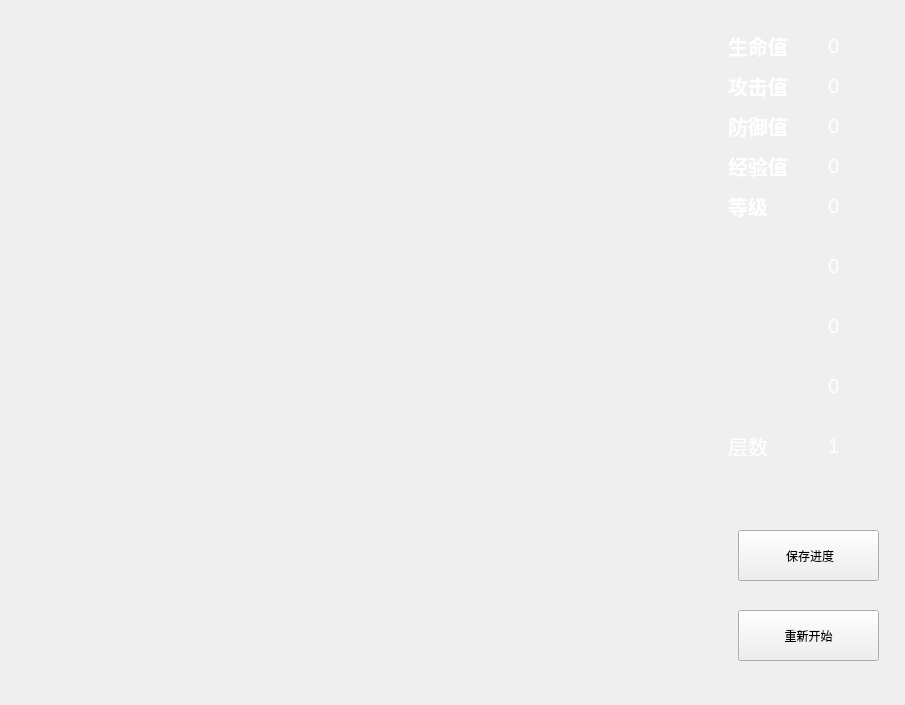
<?xml version="1.0" encoding="UTF-8"?>
<ui version="4.0">
 <class>MainWindow</class>
 <widget class="QMainWindow" name="MainWindow">
  <property name="geometry">
   <rect>
    <x>0</x>
    <y>0</y>
    <width>905</width>
    <height>705</height>
   </rect>
  </property>
  <property name="windowTitle">
   <string>Magic Tower</string>
  </property>
  <widget class="QWidget" name="centralWidget">
   <property name="autoFillBackground">
    <bool>true</bool>
   </property>
   <widget class="QWidget" name="StateWidget" native="true">
    <property name="geometry">
     <rect>
      <x>708</x>
      <y>0</y>
      <width>198</width>
      <height>705</height>
     </rect>
    </property>
    <widget class="QPushButton" name="SaveButton">
     <property name="geometry">
      <rect>
       <x>30</x>
       <y>530</y>
       <width>141</width>
       <height>51</height>
      </rect>
     </property>
     <property name="focusPolicy">
      <enum>Qt::NoFocus</enum>
     </property>
     <property name="text">
      <string> 保存进度</string>
     </property>
    </widget>
    <widget class="QPushButton" name="ResetButton">
     <property name="geometry">
      <rect>
       <x>30</x>
       <y>610</y>
       <width>141</width>
       <height>51</height>
      </rect>
     </property>
     <property name="focusPolicy">
      <enum>Qt::NoFocus</enum>
     </property>
     <property name="text">
      <string>重新开始</string>
     </property>
    </widget>
    <widget class="QLabel" name="Hp_label_Index">
     <property name="geometry">
      <rect>
       <x>20</x>
       <y>30</y>
       <width>61</width>
       <height>31</height>
      </rect>
     </property>
     <property name="palette">
      <palette>
       <active>
        <colorrole role="WindowText">
         <brush brushstyle="SolidPattern">
          <color alpha="255">
           <red>255</red>
           <green>255</green>
           <blue>255</blue>
          </color>
         </brush>
        </colorrole>
       </active>
       <inactive>
        <colorrole role="WindowText">
         <brush brushstyle="SolidPattern">
          <color alpha="255">
           <red>255</red>
           <green>255</green>
           <blue>255</blue>
          </color>
         </brush>
        </colorrole>
       </inactive>
       <disabled>
        <colorrole role="WindowText">
         <brush brushstyle="SolidPattern">
          <color alpha="255">
           <red>106</red>
           <green>104</green>
           <blue>100</blue>
          </color>
         </brush>
        </colorrole>
       </disabled>
      </palette>
     </property>
     <property name="font">
      <font>
       <family>黑体</family>
       <pointsize>15</pointsize>
       <weight>75</weight>
       <bold>true</bold>
      </font>
     </property>
     <property name="text">
      <string>生命值</string>
     </property>
    </widget>
    <widget class="QLabel" name="Hp_label">
     <property name="geometry">
      <rect>
       <x>120</x>
       <y>30</y>
       <width>61</width>
       <height>31</height>
      </rect>
     </property>
     <property name="palette">
      <palette>
       <active>
        <colorrole role="WindowText">
         <brush brushstyle="SolidPattern">
          <color alpha="255">
           <red>255</red>
           <green>255</green>
           <blue>255</blue>
          </color>
         </brush>
        </colorrole>
       </active>
       <inactive>
        <colorrole role="WindowText">
         <brush brushstyle="SolidPattern">
          <color alpha="255">
           <red>255</red>
           <green>255</green>
           <blue>255</blue>
          </color>
         </brush>
        </colorrole>
       </inactive>
       <disabled>
        <colorrole role="WindowText">
         <brush brushstyle="SolidPattern">
          <color alpha="255">
           <red>106</red>
           <green>104</green>
           <blue>100</blue>
          </color>
         </brush>
        </colorrole>
       </disabled>
      </palette>
     </property>
     <property name="font">
      <font>
       <pointsize>15</pointsize>
      </font>
     </property>
     <property name="text">
      <string>0</string>
     </property>
    </widget>
    <widget class="QLabel" name="Defense_label_Index">
     <property name="geometry">
      <rect>
       <x>20</x>
       <y>110</y>
       <width>61</width>
       <height>31</height>
      </rect>
     </property>
     <property name="palette">
      <palette>
       <active>
        <colorrole role="WindowText">
         <brush brushstyle="SolidPattern">
          <color alpha="255">
           <red>255</red>
           <green>255</green>
           <blue>255</blue>
          </color>
         </brush>
        </colorrole>
       </active>
       <inactive>
        <colorrole role="WindowText">
         <brush brushstyle="SolidPattern">
          <color alpha="255">
           <red>255</red>
           <green>255</green>
           <blue>255</blue>
          </color>
         </brush>
        </colorrole>
       </inactive>
       <disabled>
        <colorrole role="WindowText">
         <brush brushstyle="SolidPattern">
          <color alpha="255">
           <red>106</red>
           <green>104</green>
           <blue>100</blue>
          </color>
         </brush>
        </colorrole>
       </disabled>
      </palette>
     </property>
     <property name="font">
      <font>
       <family>黑体</family>
       <pointsize>15</pointsize>
       <weight>75</weight>
       <bold>true</bold>
      </font>
     </property>
     <property name="text">
      <string>防御值</string>
     </property>
    </widget>
    <widget class="QLabel" name="Defense_label">
     <property name="geometry">
      <rect>
       <x>120</x>
       <y>110</y>
       <width>61</width>
       <height>31</height>
      </rect>
     </property>
     <property name="palette">
      <palette>
       <active>
        <colorrole role="WindowText">
         <brush brushstyle="SolidPattern">
          <color alpha="255">
           <red>255</red>
           <green>255</green>
           <blue>255</blue>
          </color>
         </brush>
        </colorrole>
       </active>
       <inactive>
        <colorrole role="WindowText">
         <brush brushstyle="SolidPattern">
          <color alpha="255">
           <red>255</red>
           <green>255</green>
           <blue>255</blue>
          </color>
         </brush>
        </colorrole>
       </inactive>
       <disabled>
        <colorrole role="WindowText">
         <brush brushstyle="SolidPattern">
          <color alpha="255">
           <red>106</red>
           <green>104</green>
           <blue>100</blue>
          </color>
         </brush>
        </colorrole>
       </disabled>
      </palette>
     </property>
     <property name="font">
      <font>
       <pointsize>15</pointsize>
      </font>
     </property>
     <property name="text">
      <string>0</string>
     </property>
    </widget>
    <widget class="QLabel" name="Attack_label_Index">
     <property name="geometry">
      <rect>
       <x>20</x>
       <y>70</y>
       <width>61</width>
       <height>31</height>
      </rect>
     </property>
     <property name="palette">
      <palette>
       <active>
        <colorrole role="WindowText">
         <brush brushstyle="SolidPattern">
          <color alpha="255">
           <red>255</red>
           <green>255</green>
           <blue>255</blue>
          </color>
         </brush>
        </colorrole>
       </active>
       <inactive>
        <colorrole role="WindowText">
         <brush brushstyle="SolidPattern">
          <color alpha="255">
           <red>255</red>
           <green>255</green>
           <blue>255</blue>
          </color>
         </brush>
        </colorrole>
       </inactive>
       <disabled>
        <colorrole role="WindowText">
         <brush brushstyle="SolidPattern">
          <color alpha="255">
           <red>106</red>
           <green>104</green>
           <blue>100</blue>
          </color>
         </brush>
        </colorrole>
       </disabled>
      </palette>
     </property>
     <property name="font">
      <font>
       <family>黑体</family>
       <pointsize>15</pointsize>
       <weight>75</weight>
       <bold>true</bold>
      </font>
     </property>
     <property name="text">
      <string>攻击值</string>
     </property>
    </widget>
    <widget class="QLabel" name="Attack_label">
     <property name="geometry">
      <rect>
       <x>120</x>
       <y>70</y>
       <width>61</width>
       <height>31</height>
      </rect>
     </property>
     <property name="palette">
      <palette>
       <active>
        <colorrole role="WindowText">
         <brush brushstyle="SolidPattern">
          <color alpha="255">
           <red>255</red>
           <green>255</green>
           <blue>255</blue>
          </color>
         </brush>
        </colorrole>
       </active>
       <inactive>
        <colorrole role="WindowText">
         <brush brushstyle="SolidPattern">
          <color alpha="255">
           <red>255</red>
           <green>255</green>
           <blue>255</blue>
          </color>
         </brush>
        </colorrole>
       </inactive>
       <disabled>
        <colorrole role="WindowText">
         <brush brushstyle="SolidPattern">
          <color alpha="255">
           <red>106</red>
           <green>104</green>
           <blue>100</blue>
          </color>
         </brush>
        </colorrole>
       </disabled>
      </palette>
     </property>
     <property name="font">
      <font>
       <pointsize>15</pointsize>
      </font>
     </property>
     <property name="text">
      <string>0</string>
     </property>
    </widget>
    <widget class="QLabel" name="Exp_label_Index">
     <property name="geometry">
      <rect>
       <x>20</x>
       <y>150</y>
       <width>61</width>
       <height>31</height>
      </rect>
     </property>
     <property name="palette">
      <palette>
       <active>
        <colorrole role="WindowText">
         <brush brushstyle="SolidPattern">
          <color alpha="255">
           <red>255</red>
           <green>255</green>
           <blue>255</blue>
          </color>
         </brush>
        </colorrole>
        <colorrole role="Button">
         <brush brushstyle="SolidPattern">
          <color alpha="255">
           <red>255</red>
           <green>255</green>
           <blue>255</blue>
          </color>
         </brush>
        </colorrole>
        <colorrole role="Light">
         <brush brushstyle="SolidPattern">
          <color alpha="255">
           <red>255</red>
           <green>255</green>
           <blue>255</blue>
          </color>
         </brush>
        </colorrole>
        <colorrole role="Midlight">
         <brush brushstyle="SolidPattern">
          <color alpha="255">
           <red>255</red>
           <green>255</green>
           <blue>255</blue>
          </color>
         </brush>
        </colorrole>
        <colorrole role="Dark">
         <brush brushstyle="SolidPattern">
          <color alpha="255">
           <red>127</red>
           <green>127</green>
           <blue>127</blue>
          </color>
         </brush>
        </colorrole>
        <colorrole role="Mid">
         <brush brushstyle="SolidPattern">
          <color alpha="255">
           <red>170</red>
           <green>170</green>
           <blue>170</blue>
          </color>
         </brush>
        </colorrole>
        <colorrole role="Text">
         <brush brushstyle="SolidPattern">
          <color alpha="255">
           <red>0</red>
           <green>0</green>
           <blue>0</blue>
          </color>
         </brush>
        </colorrole>
        <colorrole role="BrightText">
         <brush brushstyle="SolidPattern">
          <color alpha="255">
           <red>255</red>
           <green>255</green>
           <blue>255</blue>
          </color>
         </brush>
        </colorrole>
        <colorrole role="ButtonText">
         <brush brushstyle="SolidPattern">
          <color alpha="255">
           <red>0</red>
           <green>0</green>
           <blue>0</blue>
          </color>
         </brush>
        </colorrole>
        <colorrole role="Base">
         <brush brushstyle="SolidPattern">
          <color alpha="255">
           <red>255</red>
           <green>255</green>
           <blue>255</blue>
          </color>
         </brush>
        </colorrole>
        <colorrole role="Window">
         <brush brushstyle="SolidPattern">
          <color alpha="255">
           <red>255</red>
           <green>255</green>
           <blue>255</blue>
          </color>
         </brush>
        </colorrole>
        <colorrole role="Shadow">
         <brush brushstyle="SolidPattern">
          <color alpha="255">
           <red>0</red>
           <green>0</green>
           <blue>0</blue>
          </color>
         </brush>
        </colorrole>
        <colorrole role="AlternateBase">
         <brush brushstyle="SolidPattern">
          <color alpha="255">
           <red>255</red>
           <green>255</green>
           <blue>255</blue>
          </color>
         </brush>
        </colorrole>
        <colorrole role="ToolTipBase">
         <brush brushstyle="SolidPattern">
          <color alpha="255">
           <red>255</red>
           <green>255</green>
           <blue>220</blue>
          </color>
         </brush>
        </colorrole>
        <colorrole role="ToolTipText">
         <brush brushstyle="SolidPattern">
          <color alpha="255">
           <red>0</red>
           <green>0</green>
           <blue>0</blue>
          </color>
         </brush>
        </colorrole>
       </active>
       <inactive>
        <colorrole role="WindowText">
         <brush brushstyle="SolidPattern">
          <color alpha="255">
           <red>255</red>
           <green>255</green>
           <blue>255</blue>
          </color>
         </brush>
        </colorrole>
        <colorrole role="Button">
         <brush brushstyle="SolidPattern">
          <color alpha="255">
           <red>255</red>
           <green>255</green>
           <blue>255</blue>
          </color>
         </brush>
        </colorrole>
        <colorrole role="Light">
         <brush brushstyle="SolidPattern">
          <color alpha="255">
           <red>255</red>
           <green>255</green>
           <blue>255</blue>
          </color>
         </brush>
        </colorrole>
        <colorrole role="Midlight">
         <brush brushstyle="SolidPattern">
          <color alpha="255">
           <red>255</red>
           <green>255</green>
           <blue>255</blue>
          </color>
         </brush>
        </colorrole>
        <colorrole role="Dark">
         <brush brushstyle="SolidPattern">
          <color alpha="255">
           <red>127</red>
           <green>127</green>
           <blue>127</blue>
          </color>
         </brush>
        </colorrole>
        <colorrole role="Mid">
         <brush brushstyle="SolidPattern">
          <color alpha="255">
           <red>170</red>
           <green>170</green>
           <blue>170</blue>
          </color>
         </brush>
        </colorrole>
        <colorrole role="Text">
         <brush brushstyle="SolidPattern">
          <color alpha="255">
           <red>0</red>
           <green>0</green>
           <blue>0</blue>
          </color>
         </brush>
        </colorrole>
        <colorrole role="BrightText">
         <brush brushstyle="SolidPattern">
          <color alpha="255">
           <red>255</red>
           <green>255</green>
           <blue>255</blue>
          </color>
         </brush>
        </colorrole>
        <colorrole role="ButtonText">
         <brush brushstyle="SolidPattern">
          <color alpha="255">
           <red>0</red>
           <green>0</green>
           <blue>0</blue>
          </color>
         </brush>
        </colorrole>
        <colorrole role="Base">
         <brush brushstyle="SolidPattern">
          <color alpha="255">
           <red>255</red>
           <green>255</green>
           <blue>255</blue>
          </color>
         </brush>
        </colorrole>
        <colorrole role="Window">
         <brush brushstyle="SolidPattern">
          <color alpha="255">
           <red>255</red>
           <green>255</green>
           <blue>255</blue>
          </color>
         </brush>
        </colorrole>
        <colorrole role="Shadow">
         <brush brushstyle="SolidPattern">
          <color alpha="255">
           <red>0</red>
           <green>0</green>
           <blue>0</blue>
          </color>
         </brush>
        </colorrole>
        <colorrole role="AlternateBase">
         <brush brushstyle="SolidPattern">
          <color alpha="255">
           <red>255</red>
           <green>255</green>
           <blue>255</blue>
          </color>
         </brush>
        </colorrole>
        <colorrole role="ToolTipBase">
         <brush brushstyle="SolidPattern">
          <color alpha="255">
           <red>255</red>
           <green>255</green>
           <blue>220</blue>
          </color>
         </brush>
        </colorrole>
        <colorrole role="ToolTipText">
         <brush brushstyle="SolidPattern">
          <color alpha="255">
           <red>0</red>
           <green>0</green>
           <blue>0</blue>
          </color>
         </brush>
        </colorrole>
       </inactive>
       <disabled>
        <colorrole role="WindowText">
         <brush brushstyle="SolidPattern">
          <color alpha="255">
           <red>127</red>
           <green>127</green>
           <blue>127</blue>
          </color>
         </brush>
        </colorrole>
        <colorrole role="Button">
         <brush brushstyle="SolidPattern">
          <color alpha="255">
           <red>255</red>
           <green>255</green>
           <blue>255</blue>
          </color>
         </brush>
        </colorrole>
        <colorrole role="Light">
         <brush brushstyle="SolidPattern">
          <color alpha="255">
           <red>255</red>
           <green>255</green>
           <blue>255</blue>
          </color>
         </brush>
        </colorrole>
        <colorrole role="Midlight">
         <brush brushstyle="SolidPattern">
          <color alpha="255">
           <red>255</red>
           <green>255</green>
           <blue>255</blue>
          </color>
         </brush>
        </colorrole>
        <colorrole role="Dark">
         <brush brushstyle="SolidPattern">
          <color alpha="255">
           <red>127</red>
           <green>127</green>
           <blue>127</blue>
          </color>
         </brush>
        </colorrole>
        <colorrole role="Mid">
         <brush brushstyle="SolidPattern">
          <color alpha="255">
           <red>170</red>
           <green>170</green>
           <blue>170</blue>
          </color>
         </brush>
        </colorrole>
        <colorrole role="Text">
         <brush brushstyle="SolidPattern">
          <color alpha="255">
           <red>127</red>
           <green>127</green>
           <blue>127</blue>
          </color>
         </brush>
        </colorrole>
        <colorrole role="BrightText">
         <brush brushstyle="SolidPattern">
          <color alpha="255">
           <red>255</red>
           <green>255</green>
           <blue>255</blue>
          </color>
         </brush>
        </colorrole>
        <colorrole role="ButtonText">
         <brush brushstyle="SolidPattern">
          <color alpha="255">
           <red>127</red>
           <green>127</green>
           <blue>127</blue>
          </color>
         </brush>
        </colorrole>
        <colorrole role="Base">
         <brush brushstyle="SolidPattern">
          <color alpha="255">
           <red>255</red>
           <green>255</green>
           <blue>255</blue>
          </color>
         </brush>
        </colorrole>
        <colorrole role="Window">
         <brush brushstyle="SolidPattern">
          <color alpha="255">
           <red>255</red>
           <green>255</green>
           <blue>255</blue>
          </color>
         </brush>
        </colorrole>
        <colorrole role="Shadow">
         <brush brushstyle="SolidPattern">
          <color alpha="255">
           <red>0</red>
           <green>0</green>
           <blue>0</blue>
          </color>
         </brush>
        </colorrole>
        <colorrole role="AlternateBase">
         <brush brushstyle="SolidPattern">
          <color alpha="255">
           <red>255</red>
           <green>255</green>
           <blue>255</blue>
          </color>
         </brush>
        </colorrole>
        <colorrole role="ToolTipBase">
         <brush brushstyle="SolidPattern">
          <color alpha="255">
           <red>255</red>
           <green>255</green>
           <blue>220</blue>
          </color>
         </brush>
        </colorrole>
        <colorrole role="ToolTipText">
         <brush brushstyle="SolidPattern">
          <color alpha="255">
           <red>0</red>
           <green>0</green>
           <blue>0</blue>
          </color>
         </brush>
        </colorrole>
       </disabled>
      </palette>
     </property>
     <property name="font">
      <font>
       <family>黑体</family>
       <pointsize>15</pointsize>
       <weight>75</weight>
       <bold>true</bold>
      </font>
     </property>
     <property name="text">
      <string>经验值</string>
     </property>
    </widget>
    <widget class="QLabel" name="Exp_label">
     <property name="geometry">
      <rect>
       <x>120</x>
       <y>150</y>
       <width>61</width>
       <height>31</height>
      </rect>
     </property>
     <property name="palette">
      <palette>
       <active>
        <colorrole role="WindowText">
         <brush brushstyle="SolidPattern">
          <color alpha="255">
           <red>255</red>
           <green>255</green>
           <blue>255</blue>
          </color>
         </brush>
        </colorrole>
       </active>
       <inactive>
        <colorrole role="WindowText">
         <brush brushstyle="SolidPattern">
          <color alpha="255">
           <red>255</red>
           <green>255</green>
           <blue>255</blue>
          </color>
         </brush>
        </colorrole>
       </inactive>
       <disabled>
        <colorrole role="WindowText">
         <brush brushstyle="SolidPattern">
          <color alpha="255">
           <red>106</red>
           <green>104</green>
           <blue>100</blue>
          </color>
         </brush>
        </colorrole>
       </disabled>
      </palette>
     </property>
     <property name="font">
      <font>
       <pointsize>15</pointsize>
      </font>
     </property>
     <property name="text">
      <string>0</string>
     </property>
    </widget>
    <widget class="QLabel" name="Level_label_Index">
     <property name="geometry">
      <rect>
       <x>20</x>
       <y>190</y>
       <width>61</width>
       <height>31</height>
      </rect>
     </property>
     <property name="palette">
      <palette>
       <active>
        <colorrole role="WindowText">
         <brush brushstyle="SolidPattern">
          <color alpha="255">
           <red>255</red>
           <green>255</green>
           <blue>255</blue>
          </color>
         </brush>
        </colorrole>
       </active>
       <inactive>
        <colorrole role="WindowText">
         <brush brushstyle="SolidPattern">
          <color alpha="255">
           <red>255</red>
           <green>255</green>
           <blue>255</blue>
          </color>
         </brush>
        </colorrole>
       </inactive>
       <disabled>
        <colorrole role="WindowText">
         <brush brushstyle="SolidPattern">
          <color alpha="255">
           <red>106</red>
           <green>104</green>
           <blue>100</blue>
          </color>
         </brush>
        </colorrole>
       </disabled>
      </palette>
     </property>
     <property name="font">
      <font>
       <family>黑体</family>
       <pointsize>15</pointsize>
       <weight>75</weight>
       <bold>true</bold>
      </font>
     </property>
     <property name="text">
      <string>等级</string>
     </property>
    </widget>
    <widget class="QLabel" name="Level_label">
     <property name="geometry">
      <rect>
       <x>120</x>
       <y>190</y>
       <width>61</width>
       <height>31</height>
      </rect>
     </property>
     <property name="palette">
      <palette>
       <active>
        <colorrole role="WindowText">
         <brush brushstyle="SolidPattern">
          <color alpha="255">
           <red>255</red>
           <green>255</green>
           <blue>255</blue>
          </color>
         </brush>
        </colorrole>
       </active>
       <inactive>
        <colorrole role="WindowText">
         <brush brushstyle="SolidPattern">
          <color alpha="255">
           <red>255</red>
           <green>255</green>
           <blue>255</blue>
          </color>
         </brush>
        </colorrole>
       </inactive>
       <disabled>
        <colorrole role="WindowText">
         <brush brushstyle="SolidPattern">
          <color alpha="255">
           <red>106</red>
           <green>104</green>
           <blue>100</blue>
          </color>
         </brush>
        </colorrole>
       </disabled>
      </palette>
     </property>
     <property name="font">
      <font>
       <pointsize>15</pointsize>
      </font>
     </property>
     <property name="text">
      <string>0</string>
     </property>
    </widget>
    <widget class="QWidget" name="YellowKey_widget" native="true">
     <property name="geometry">
      <rect>
       <x>25</x>
       <y>250</y>
       <width>32</width>
       <height>32</height>
      </rect>
     </property>
     <property name="palette">
      <palette>
       <active>
        <colorrole role="WindowText">
         <brush brushstyle="SolidPattern">
          <color alpha="255">
           <red>0</red>
           <green>0</green>
           <blue>0</blue>
          </color>
         </brush>
        </colorrole>
       </active>
       <inactive>
        <colorrole role="WindowText">
         <brush brushstyle="SolidPattern">
          <color alpha="255">
           <red>0</red>
           <green>0</green>
           <blue>0</blue>
          </color>
         </brush>
        </colorrole>
       </inactive>
       <disabled>
        <colorrole role="WindowText">
         <brush brushstyle="SolidPattern">
          <color alpha="255">
           <red>106</red>
           <green>104</green>
           <blue>100</blue>
          </color>
         </brush>
        </colorrole>
       </disabled>
      </palette>
     </property>
     <property name="autoFillBackground">
      <bool>true</bool>
     </property>
    </widget>
    <widget class="QWidget" name="BlueKey_widget" native="true">
     <property name="geometry">
      <rect>
       <x>25</x>
       <y>310</y>
       <width>32</width>
       <height>32</height>
      </rect>
     </property>
     <property name="autoFillBackground">
      <bool>true</bool>
     </property>
    </widget>
    <widget class="QWidget" name="RedKey_widget" native="true">
     <property name="geometry">
      <rect>
       <x>25</x>
       <y>370</y>
       <width>32</width>
       <height>32</height>
      </rect>
     </property>
     <property name="autoFillBackground">
      <bool>true</bool>
     </property>
    </widget>
    <widget class="QLabel" name="YellowKey_label">
     <property name="geometry">
      <rect>
       <x>120</x>
       <y>250</y>
       <width>61</width>
       <height>31</height>
      </rect>
     </property>
     <property name="palette">
      <palette>
       <active>
        <colorrole role="WindowText">
         <brush brushstyle="SolidPattern">
          <color alpha="255">
           <red>255</red>
           <green>255</green>
           <blue>255</blue>
          </color>
         </brush>
        </colorrole>
       </active>
       <inactive>
        <colorrole role="WindowText">
         <brush brushstyle="SolidPattern">
          <color alpha="255">
           <red>255</red>
           <green>255</green>
           <blue>255</blue>
          </color>
         </brush>
        </colorrole>
       </inactive>
       <disabled>
        <colorrole role="WindowText">
         <brush brushstyle="SolidPattern">
          <color alpha="255">
           <red>106</red>
           <green>104</green>
           <blue>100</blue>
          </color>
         </brush>
        </colorrole>
       </disabled>
      </palette>
     </property>
     <property name="font">
      <font>
       <pointsize>15</pointsize>
      </font>
     </property>
     <property name="text">
      <string>0</string>
     </property>
    </widget>
    <widget class="QLabel" name="BlueKey_label">
     <property name="geometry">
      <rect>
       <x>120</x>
       <y>310</y>
       <width>61</width>
       <height>31</height>
      </rect>
     </property>
     <property name="palette">
      <palette>
       <active>
        <colorrole role="WindowText">
         <brush brushstyle="SolidPattern">
          <color alpha="255">
           <red>255</red>
           <green>255</green>
           <blue>255</blue>
          </color>
         </brush>
        </colorrole>
       </active>
       <inactive>
        <colorrole role="WindowText">
         <brush brushstyle="SolidPattern">
          <color alpha="255">
           <red>255</red>
           <green>255</green>
           <blue>255</blue>
          </color>
         </brush>
        </colorrole>
       </inactive>
       <disabled>
        <colorrole role="WindowText">
         <brush brushstyle="SolidPattern">
          <color alpha="255">
           <red>106</red>
           <green>104</green>
           <blue>100</blue>
          </color>
         </brush>
        </colorrole>
       </disabled>
      </palette>
     </property>
     <property name="font">
      <font>
       <pointsize>15</pointsize>
      </font>
     </property>
     <property name="text">
      <string>0</string>
     </property>
    </widget>
    <widget class="QLabel" name="RedKye_label">
     <property name="geometry">
      <rect>
       <x>120</x>
       <y>370</y>
       <width>61</width>
       <height>31</height>
      </rect>
     </property>
     <property name="palette">
      <palette>
       <active>
        <colorrole role="WindowText">
         <brush brushstyle="SolidPattern">
          <color alpha="255">
           <red>255</red>
           <green>255</green>
           <blue>255</blue>
          </color>
         </brush>
        </colorrole>
       </active>
       <inactive>
        <colorrole role="WindowText">
         <brush brushstyle="SolidPattern">
          <color alpha="255">
           <red>255</red>
           <green>255</green>
           <blue>255</blue>
          </color>
         </brush>
        </colorrole>
       </inactive>
       <disabled>
        <colorrole role="WindowText">
         <brush brushstyle="SolidPattern">
          <color alpha="255">
           <red>106</red>
           <green>104</green>
           <blue>100</blue>
          </color>
         </brush>
        </colorrole>
       </disabled>
      </palette>
     </property>
     <property name="font">
      <font>
       <pointsize>15</pointsize>
      </font>
     </property>
     <property name="text">
      <string>0</string>
     </property>
    </widget>
    <widget class="QLabel" name="Floor_label_Index">
     <property name="geometry">
      <rect>
       <x>20</x>
       <y>430</y>
       <width>61</width>
       <height>31</height>
      </rect>
     </property>
     <property name="palette">
      <palette>
       <active>
        <colorrole role="WindowText">
         <brush brushstyle="SolidPattern">
          <color alpha="255">
           <red>255</red>
           <green>255</green>
           <blue>255</blue>
          </color>
         </brush>
        </colorrole>
       </active>
       <inactive>
        <colorrole role="WindowText">
         <brush brushstyle="SolidPattern">
          <color alpha="255">
           <red>255</red>
           <green>255</green>
           <blue>255</blue>
          </color>
         </brush>
        </colorrole>
       </inactive>
       <disabled>
        <colorrole role="WindowText">
         <brush brushstyle="SolidPattern">
          <color alpha="255">
           <red>106</red>
           <green>104</green>
           <blue>100</blue>
          </color>
         </brush>
        </colorrole>
       </disabled>
      </palette>
     </property>
     <property name="font">
      <font>
       <pointsize>15</pointsize>
      </font>
     </property>
     <property name="text">
      <string>层数</string>
     </property>
    </widget>
    <widget class="QLabel" name="Floor_label">
     <property name="geometry">
      <rect>
       <x>120</x>
       <y>430</y>
       <width>61</width>
       <height>31</height>
      </rect>
     </property>
     <property name="palette">
      <palette>
       <active>
        <colorrole role="WindowText">
         <brush brushstyle="SolidPattern">
          <color alpha="255">
           <red>255</red>
           <green>255</green>
           <blue>255</blue>
          </color>
         </brush>
        </colorrole>
       </active>
       <inactive>
        <colorrole role="WindowText">
         <brush brushstyle="SolidPattern">
          <color alpha="255">
           <red>255</red>
           <green>255</green>
           <blue>255</blue>
          </color>
         </brush>
        </colorrole>
       </inactive>
       <disabled>
        <colorrole role="WindowText">
         <brush brushstyle="SolidPattern">
          <color alpha="255">
           <red>106</red>
           <green>104</green>
           <blue>100</blue>
          </color>
         </brush>
        </colorrole>
       </disabled>
      </palette>
     </property>
     <property name="font">
      <font>
       <pointsize>15</pointsize>
      </font>
     </property>
     <property name="text">
      <string>1</string>
     </property>
    </widget>
   </widget>
   <widget class="QWidget" name="Devide" native="true">
    <property name="geometry">
     <rect>
      <x>705</x>
      <y>0</y>
      <width>1</width>
      <height>705</height>
     </rect>
    </property>
    <property name="autoFillBackground">
     <bool>true</bool>
    </property>
   </widget>
  </widget>
 </widget>
 <layoutdefault spacing="6" margin="11"/>
 <resources/>
 <connections/>
</ui>
